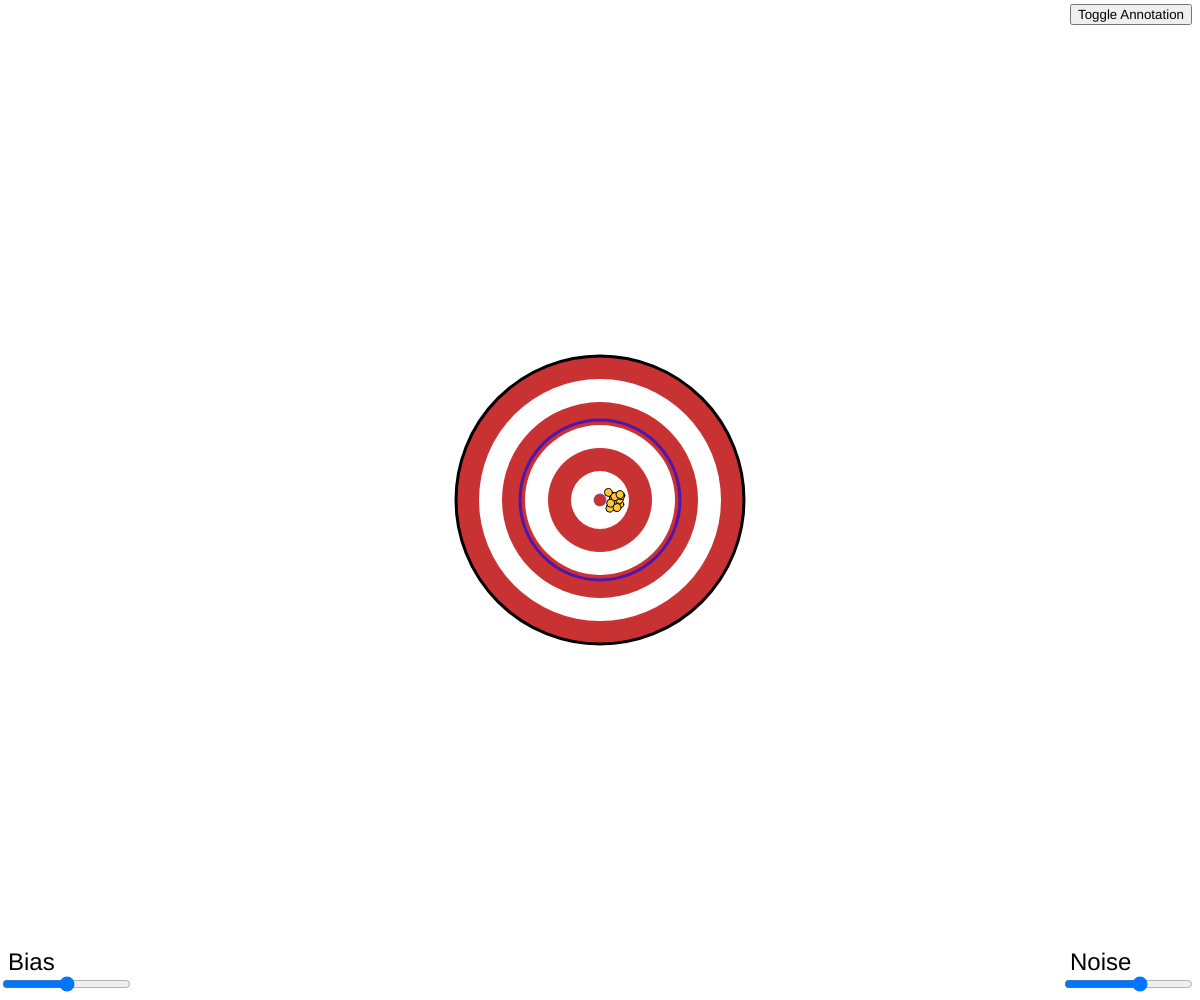
Frame 1 (no input)
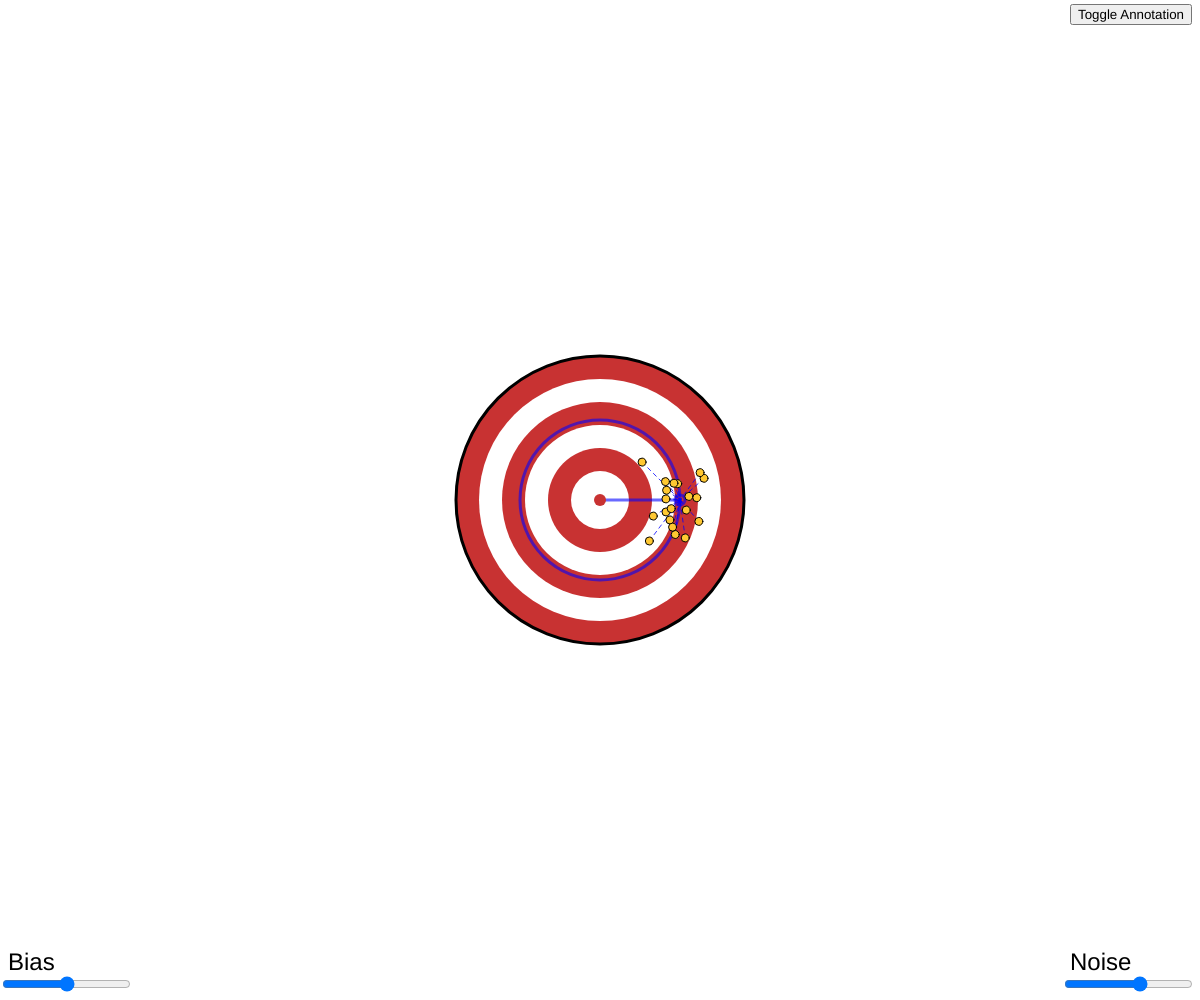
Frame 60 (no input)
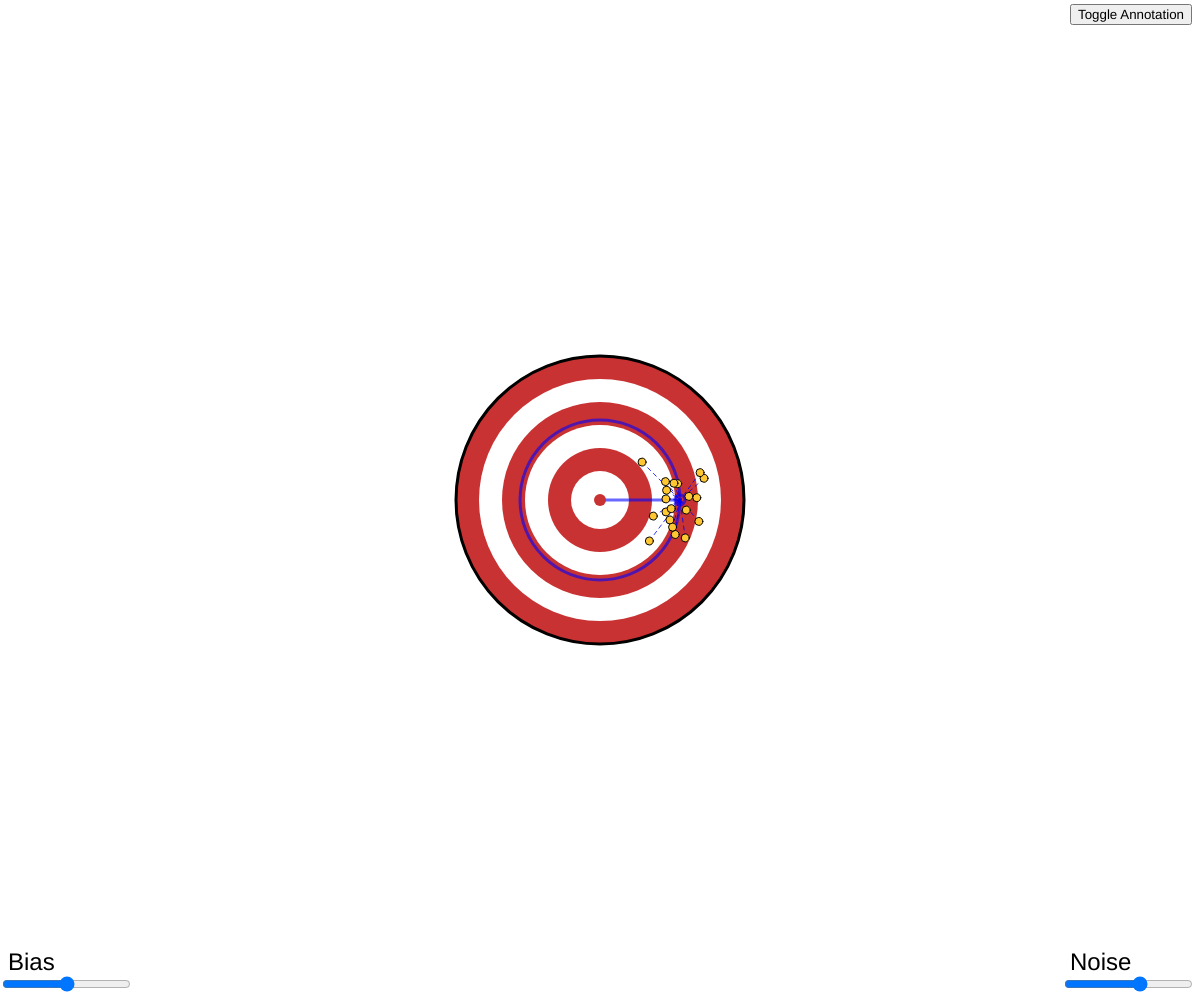
Frame 120 (the mouse pressed at the canvas centre since frame 60)

The p5.js sketch that drew these frames (run headless with seeded random() and noise() and a simulated clock; from frame 60 on, the mouse is pressed at the canvas centre):

// p5.js sketch
// ── sketch.js
let b, n, N, bSlider, nSlider, bx, by, newbx, newby, aButton;
let setnx = [0, 0, 0, 0, 0, 0, 0, 0, 0, 0, 0, 0, 0, 0, 0, 0, 0, 0, 0, 0];
let setny = [0, 0, 0, 0, 0, 0, 0, 0, 0, 0, 0, 0, 0, 0, 0, 0, 0, 0, 0, 0];
let newSetnx = [];
let newSetny = [];
let annotate = true;

function setup() {
  createCanvas(windowWidth, windowHeight);
  
  N = 20;
  
  bSlider = createSlider(0, 5, 2.5, 0.5);
  bSlider.input(biasCycle);
  bSlider.position(0, height-26);
  nSlider = createSlider(0, 5, 3, 0.5);
  nSlider.input(noiseSetNew);
  nSlider.position(width-138, height-26);
  
  aButton = createButton("Toggle Annotation");
  aButton.position(width-130, 4);
  aButton.mousePressed(toggleAnnotation);
  
  biasCycle();
  noiseSetNew();
  
  b = bSlider.value();
  n = bSlider.value();
  
  bx = width/2;
  by = height/2;
  
}

function windowResized() {
  resizeCanvas(windowWidth, windowHeight);
  bSlider.position(0, height-26);
  nSlider.position(width-138, height-26);
  aButton.position(width-130, 4);
}

function toggleAnnotation() {
  
  annotate = !annotate;
  
}

function draw() {
  
  
  n = lerp(n, nSlider.value(), 0.2);
  b = lerp(b, bSlider.value(), 0.2);

  noiseDraw();
  
  background(255);
  
  target(width/2, height/2);
  
  if (annotate) {
    annotateBias(bx, by, width/2, height/2);
  }
  
  //Bullseye
  fill(200, 50, 50);
  strokeWeight(3);
  noStroke();
  ellipse(width/2, height/2, 12);
  
  bx = lerp(bx, newbx, 0.2);
  by = lerp(by, newby, 0.2);
  
  shots(N, bx, by, n);
  
  annotateSliders();  
   
}

function noiseSetNew() {

  for (i = 0; i < N; i++) {
  
    newSetnx[i] = randomGaussian(0, nSlider.value())*nSlider.value()*2;
    newSetny[i] = randomGaussian(0, nSlider.value())*nSlider.value()*2;
    
  }
  
}

function noiseDraw() {

  for (i = 0; i < N; i++) {
  
    setnx[i] = lerp(setnx[i], newSetnx[i], 0.2)
    setny[i] = lerp(setny[i], newSetny[i], 0.2)
    
  }

}

function annotateSliders() {

  fill(0);
  noStroke();
  textSize(24);
  text("Bias", 8, height-30);
  
  text("Noise", width-130, height-30);
  

}

function target(x, y) {

  ellipseMode(CENTER);
  
  
  // Drawing circles (biggest first)
  
  strokeWeight(3);
  stroke(0, 255); // big circle has outline
  fill(200, 50, 50); 
  ellipse(x, y, 288);
  noStroke();
  fill(255); 
  ellipse(x, y, 242);
  fill(200, 50, 50); 
  ellipse(x, y, 196);
  fill(255); 
  ellipse(x, y, 150);
  fill(200, 50, 50); 
  ellipse(x, y, 104);
  fill(255);
  ellipse(x, y, 58);
  
}

function shots(N, x, y, n) {
  
    if (n < 0.5) {
      fill(255, 200, 50, 255);
      strokeWeight(1);
      stroke(0);
      ellipse(x + setnx[0], y + setny[0], 8);
      
    } else {
      
      
      fill(255, 200, 50, 255);
      stroke(0, 0, 255, 200);
      strokeWeight(1);
      
      if (annotate) {
        for (i = 0; i < N; i++) {
          linedash(x + setnx[i], y + setny[i], bx, by, 4);
        }  
      }
      
      stroke(0);
      
      for (i = 0; i < N; i++) {
        
        ellipse(x + setnx[i], y + setny[i], 8);
    
      }
      
      
    }
  
  
}

function annotateBias(x1, y1, x2, y2) {
  
  
  noFill();
  strokeWeight(3);
  stroke(0, 0, 255, 150);
  ellipse(x2, y2, b*64);
  line(x1, y1, x2, y2);

  ellipse(x1, y1, 10);
  
}

function biasCycle() {
  
  let rand = random(TWO_PI);
  newbx = width/2 + cos(frameCount/100)*bSlider.value()*32;
  newby = height/2 + sin(frameCount/100)*bSlider.value()*32;

}

function linedash(x1, y1, x2, y2, delta, style = '-') {
  // delta is both the length of a dash, the distance between 2 dots/dashes, and the diameter of a round
  let distance = dist(x1,y1,x2,y2);
  let dashNumber = distance/delta;
  let xDelta = (x2-x1)/dashNumber;
  let yDelta = (y2-y1)/dashNumber;

  for (let i = 0; i < dashNumber; i+= 2) {
    let xi1 = i*xDelta + x1;
    let yi1 = i*yDelta + y1;
    let xi2 = (i+1)*xDelta + x1;
    let yi2 = (i+1)*yDelta + y1;

    if (style == '-') { line(xi1, yi1, xi2, yi2); }
    else if (style == '.') { point(xi1, yi1); }
    else if (style == 'o') { ellipse(xi1, yi1, delta/2); }
  }
}
